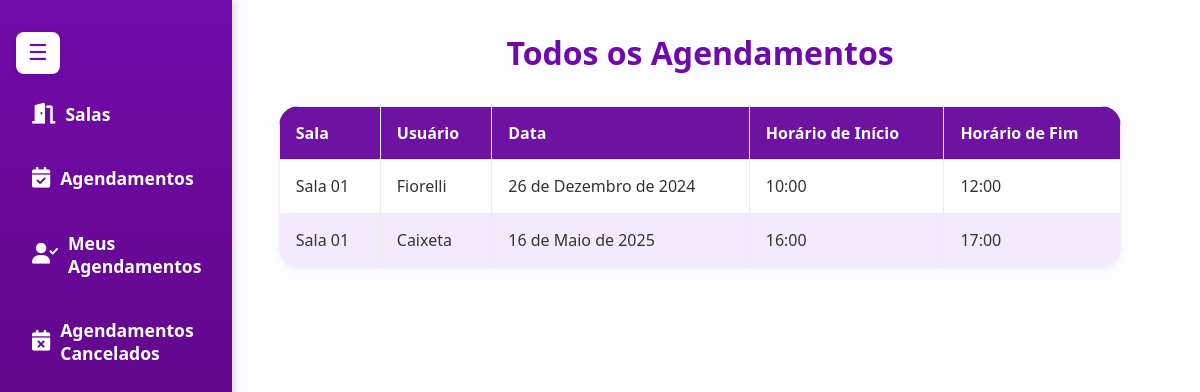
The app's page /agendamentos/ (signed in), older data.
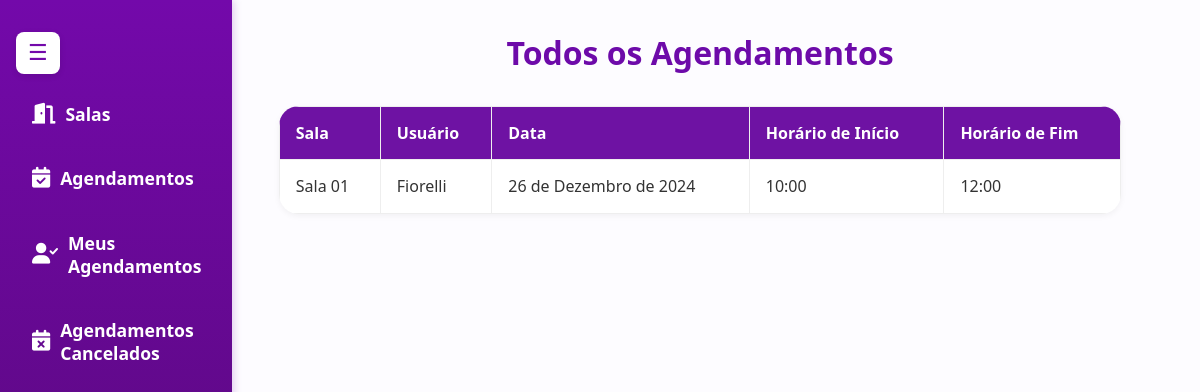
The same page, newer data.
### salas/models.py (models this page shows, shortened)
class Agendamento(models.Model):
    sala = models.ForeignKey(Sala, on_delete=models.CASCADE)
    usuario = models.ForeignKey(User, on_delete=models.CASCADE)
    data = models.DateField()
    horario_inicio = models.TimeField()
    horario_fim = models.TimeField()

class Sala(models.Model):
    nome = models.CharField(max_length=50)
    capacidade = models.IntegerField()
    imagem = models.ImageField(upload_to='salas_imagens/', blank=True, null=True)

### salas/views.py (the view)
# urls.py: path('agendamentos/', views.listar_agendamentos, name='listar_agendamentos'),
@login_required
def listar_agendamentos(request):
    agendamentos = Agendamento.objects.select_related('sala').order_by('data', 'horario_inicio')
    return render(request, 'salas/listar_agendamentos.html', {'agendamentos': agendamentos})

### salas/templates/salas/listar_agendamentos.html
{% extends 'base.html' %}
{% block content %}
<h1>Todos os Agendamentos</h1>
<table>
    <thead>
        <tr>
            <th>Sala</th>
            <th>Usuário</th>
            <th>Data</th>
            <th>Horário de Início</th>
            <th>Horário de Fim</th>
        </tr>
    </thead>
    <tbody>
        {% for agendamento in agendamentos %}
        <tr>
            <td>{{ agendamento.sala.nome }}</td>
            <td>{{ agendamento.usuario.username }}</td>
            <td>{{ agendamento.data }}</td>
            <td>{{ agendamento.horario_inicio }}</td>
            <td>{{ agendamento.horario_fim }}</td>
        </tr>
        {% empty %}
        <tr>
            <td colspan="5">Nenhum agendamento encontrado.</td>
        </tr>
        {% endfor %}
    </tbody>
</table>
{% endblock %}

Row changes from the older to the newer data that the page shows:
removed Agendamento: sala.nome "Sala 01", usuario.username "Caixeta", data "16 de Maio de 2025", horario_inicio "16:00", horario_fim "17:00"
